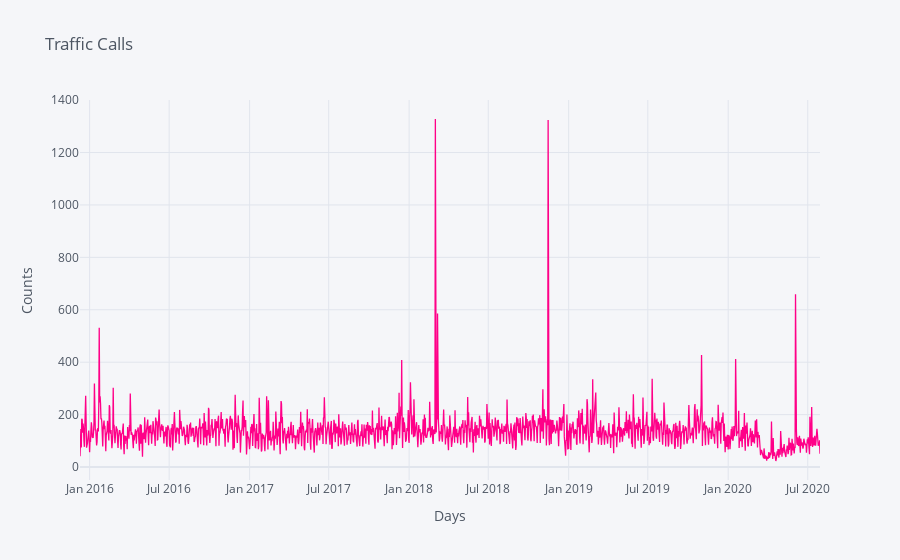

The notebook cell this image was saved under:
### Code cell
df_tra.iplot(x= "date", y= "lat", colors= "pink", title="Traffic Calls", xTitle="Days", 
            yTitle = "Counts")

### Figure 1 — Plotly figure (JSON) as saved in the notebook; plotly's stock layout.template omitted (floating-point values rounded to 4 significant figures; data arrays with more than 128 entries replaced by an {"elided": "..."} marker saying what was removed)
{"data": [{"line": {"color": "rgba(255, 0, 136, 1.0)", "dash": "solid", "shape": "linear", "width": 1.3}, "mode": "lines", "name": "lat", "text": "", "type": "scatter", "x": {"elided": "1694 str values"}, "y": {"elided": "1694 int values"}}], "layout": {"legend": {"bgcolor": "#F5F6F9", "font": {"color": "#4D5663"}}, "paper_bgcolor": "#F5F6F9", "plot_bgcolor": "#F5F6F9", "title": {"font": {"color": "#4D5663"}, "text": "Traffic Calls"}, "xaxis": {"gridcolor": "#E1E5ED", "showgrid": true, "tickfont": {"color": "#4D5663"}, "title": {"font": {"color": "#4D5663"}, "text": "Days"}, "zerolinecolor": "#E1E5ED"}, "yaxis": {"gridcolor": "#E1E5ED", "showgrid": true, "tickfont": {"color": "#4D5663"}, "title": {"font": {"color": "#4D5663"}, "text": "Counts"}, "zerolinecolor": "#E1E5ED"}}}
